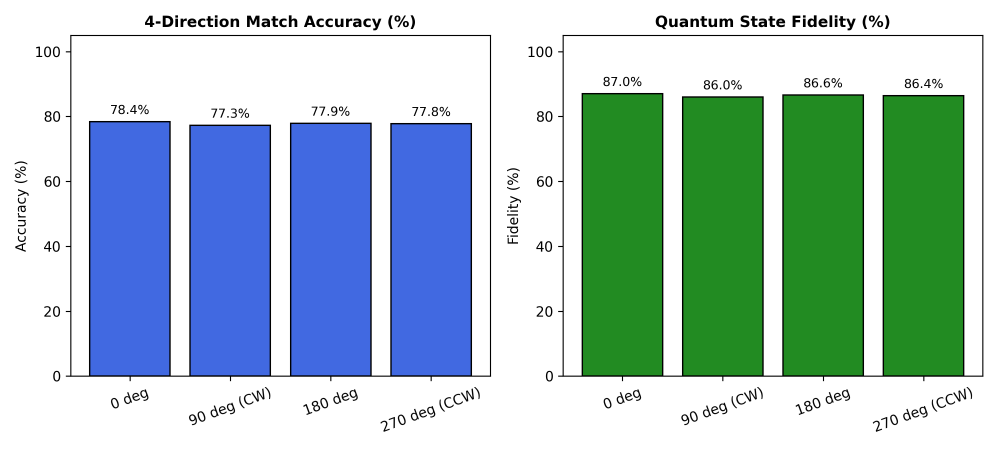
#> input picture match_report.png, 3000 x 1350 px (shown at 1/3 size)
$ python run_similarity.py --image1 ../../match_report.png --image2 ../../match_report.png
#> lines starting #> are read from the running program, lines starting #| are printed output that depends on the picture; after the words box and inside, x2 and y2 are one past the last pixel; in counts of white or black regions, pixels touching at a corner belong together
### QSED/src/classical/image_loader.py
"""
Image Loader Module for Quantum Image Edge Detection (QSED).

This module handles image reading, resizing to power-of-two dimensions (2^n x 2^n),
grayscale normalization (q-bit precision), synthetic test image generation, and saving outputs.

Paper Reference:
- Section 2.1: NEQR Quantum Image Representation (Requires 2^n x 2^n images with q-bit grayscale).
- Section 4.2: Simulation Experiments (Uses standard test images of size 512x512).
"""

import os
from typing import Tuple, Optional
import numpy as np
from PIL import Image


def load_image(
    image_path: str,
    target_size: Optional[Tuple[int, int]] = None,
    q_bits: int = 8
) -> np.ndarray:
    """
    Load an image from disk, convert it to grayscale, resize to target power-of-two dimensions,
    and normalize pixel values to range [0, 2^q - 1].

    Purpose:
        Prepare digital image matrices for NEQR encoding and classical comparison pipelines.
        NEQR requires spatial dimensions of 2^n x 2^n and grayscale values bounded by 2^q levels.

    Inputs:
        image_path (str): Absolute or relative filepath to input image.
        target_size (Optional[Tuple[int, int]]): Target (height, width). Must be power of 2.
            If None, image is kept at current size (or resized to nearest power of 2).
        q_bits (int): Bit-depth of grayscale intensity (default: 8 bits -> [0, 255]).

    Outputs:
        np.ndarray: Grayscale pixel matrix of shape (2^n, 2^n) with dtype np.uint8.

    Time Complexity:
        O(H * W) where H, W are image dimensions due to reading, resampling, and pixel normalization.

    Space Complexity:
        O(2^n * 2^n) storage for the output image matrix.

    Reference:
        Paper Section 2.1 (NEQR model requires 2^n x 2^n resolution and q-bit intensity range).
    """
#> called with image_path = '../../match_report.png', target_size = (1024, 1024), q_bits = 8
    # Load image from filesystem using PIL
    if not os.path.exists(image_path):
        raise FileNotFoundError(f"Image file not found at: {image_path}")

    with Image.open(image_path) as img:
        # Convert RGB/RGBA to single-channel 8-bit L mode
#> img is the input picture: PIL image 3000x1350 RGBA; mean R, G, B, A 168.8, 196.4, 197, 255
        img_gray = img.convert('L')
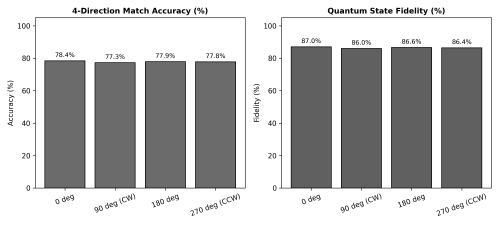
#> img_gray: PIL image 3000x1350 L (shown at 1/6 size); min 0, max 255, mean 188.4

        # Compute or enforce target size 2^n x 2^n
        if target_size is not None:
            h, w = target_size
            # Ensure dimensions are powers of 2
            if (h & (h - 1) != 0) or (w & (w - 1) != 0) or (h != w):
                raise ValueError(f"Target size must be square and power of 2, got {target_size}")
            img_gray = img_gray.resize((w, h), Image.Resampling.BILINEAR)
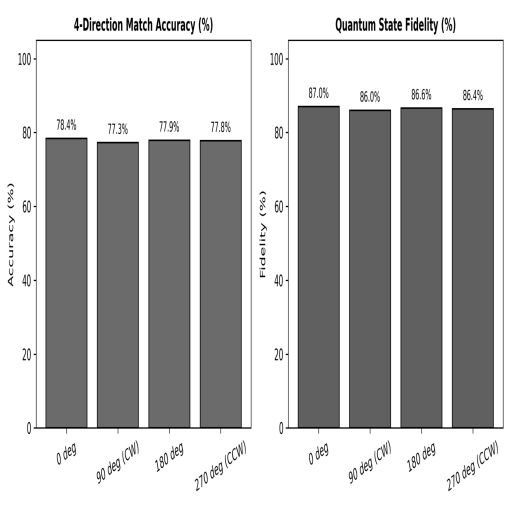
#> img_gray: PIL image 1024x1024 L (shown at 1/2 size); min 0, max 255, mean 188.4
        else:
            w, h = img_gray.size
            # Resize to nearest power of 2 square if not already
            n_h = max(1, int(2 ** np.round(np.log2(h))))
            n_w = max(1, int(2 ** np.round(np.log2(w))))
            side = min(n_h, n_w)
            if (h != side) or (w != side):
                img_gray = img_gray.resize((side, side), Image.Resampling.BILINEAR)

        img_array = np.array(img_gray, dtype=np.float64)

        # Scale intensity to q-bit range [0, 2^q - 1]
        max_val = (1 << q_bits) - 1
        if img_array.max() > 0:
            img_array = (img_array / img_array.max()) * max_val

        return np.clip(img_array, 0, max_val).astype(np.uint8)


# [94 lines left out: functions save_image, generate_synthetic_image, not called in this run]

### QSED/src/feature/von_neumann.py
import numpy as np
import os
from typing import Tuple

# [26 lines left out: functions von_neumann_entropy, normalized_entropy, not called in this run]

def compute_entropy_map(image: np.ndarray, neighborhood_size: int = 3, epsilon: float = 1e-10) -> Tuple[np.ndarray, np.ndarray]:
    """
    Compute FULL HxW entropy matrix.

    Args:
        image: 2D image.
        neighborhood_size: Size of neighborhood window.
        epsilon: Stability constant.

    Returns:
        Tuple[np.ndarray, np.ndarray]: (entropy_map, normalized_entropy_map)
    """
#> called with neighborhood_size = 3, epsilon = 1e-10
    h, w = image.shape
    entropy_map = np.zeros((h, w), dtype=np.float64)
    pad = neighborhood_size // 2

    from numpy.lib.stride_tricks import sliding_window_view

    if h < neighborhood_size or w < neighborhood_size:
        return entropy_map, entropy_map

    windows = sliding_window_view(image, (neighborhood_size, neighborhood_size))
    v = windows.reshape(windows.shape[0], windows.shape[1], -1)

    q = (v + epsilon) / np.sum(v + epsilon, axis=2, keepdims=True)
    q_safe = np.where(q > 0, q, 1)

    H = -np.sum(q * np.log2(q_safe), axis=2)
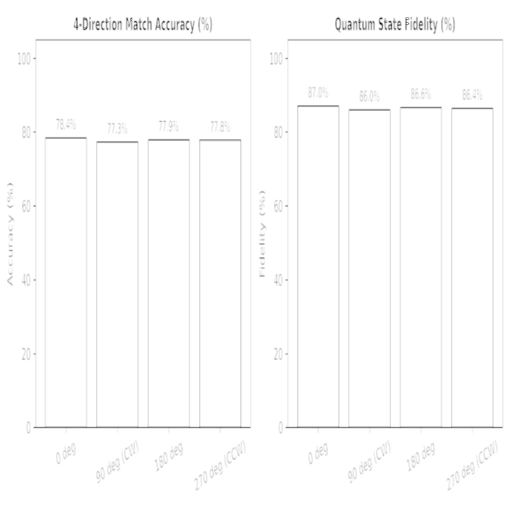
#> H: shape (1022, 1022) float64 (shown at 1/2 size); min 5.24e-10, max 3.17, mean 3.14; drawn with min black and max white

    entropy_map[pad:h-pad, pad:w-pad] = H

    max_entropy = np.log2(neighborhood_size * neighborhood_size)
    entropy_map_normalized = entropy_map / max_entropy

    return entropy_map, entropy_map_normalized

# [22 lines left out: function save_entropy_outputs, not called in this run]

### QSED/src/feature/similarity.py
"""
Quantum Entropy-Based Image Similarity Module (v4).

Compares two images using Von Neumann entropy computed over 3x3 sliding windows
and QSED keypoint features.

Why naive pixel/histogram matching failed:
1. In natural images, 90-98% of 3x3 patches are smooth/flat, where density matrix
   diagonal entries are roughly uniform (1/9), producing near-maximal entropy
   S(rho) ≈ log2(9) = 3.1699 for ALL natural images.
2. Comparing raw entropy maps averages the large flat regions, yielding ~85-99%
   false similarity between completely unrelated images (e.g. face vs text code).
3. Exact pixel-by-pixel alignment S(x,y) vs S(x,y) fails for real-world photos
   because camera jitter and viewpoint shifts misalign high-frequency edge pixels.

Solution:
1. Focus on structural entropy deviations: d(x,y) = max(0, S_max - S(x,y)).
2. Entropy Complexity Similarity: Compares total structural entropy energy.
3. Spatial Pyramid Entropy Layout: Multi-scale spatial distribution (4x4, 8x8, 16x16 grids).
4. Multi-Scale Pooled Correlation: Translation-tolerant spatial correlation.
5. QSED Keypoint Matching: Matches top salient quantum keypoints between images.
"""

import numpy as np
import os
from typing import Dict, Tuple, Optional
from .von_neumann import compute_entropy_map


# ---------------------------------------------------------------------------
# 1. Structural Entropy Deviation
# ---------------------------------------------------------------------------

def compute_entropy_deviation(entropy_map: np.ndarray, neighborhood_size: int = 3) -> np.ndarray:
    """
    Extract the informative structural signal: how much entropy drops below maximum.

    In smooth/flat regions, S ≈ S_max, so deviation ≈ 0.
    In structured/edge/keypoint regions, S < S_max, so deviation > 0.
    """
#> called with neighborhood_size = 3
    S_max = np.log2(neighborhood_size * neighborhood_size)
    dev = np.maximum(0.0, S_max - entropy_map)
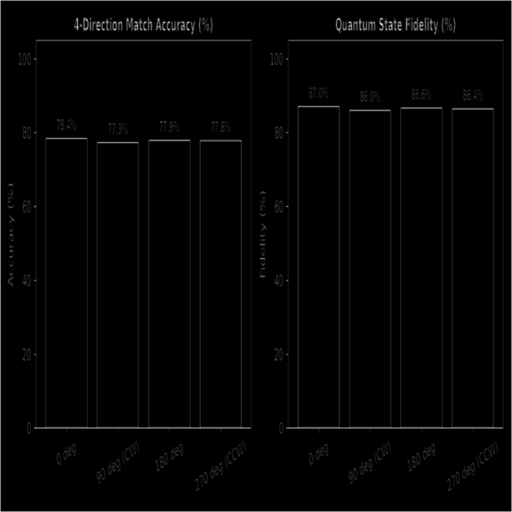
#> dev: shape (1024, 1024) float64 (shown at 1/2 size); min 0, max 3.17, mean 0.0461; drawn with min black and max white
    # Zero out border padding
    pad = neighborhood_size // 2
    dev[:pad, :] = 0.0
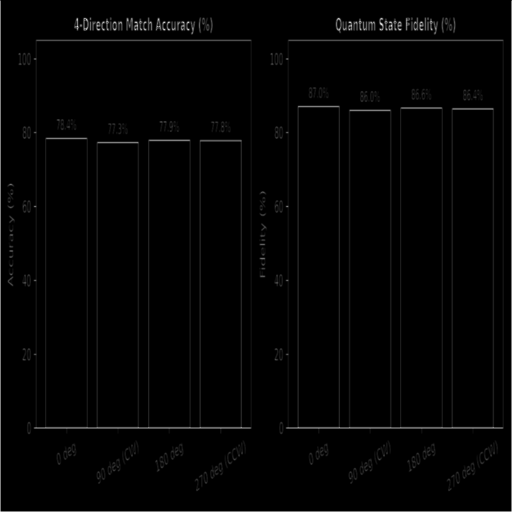
#> dev: shape (1024, 1024) float64 (shown at 1/2 size); 0.1% of pixels changed, all inside (x1, y1, x2, y2) = (0, 0, 1024, 1); drawn with min black and max white
    dev[-pad:, :] = 0.0
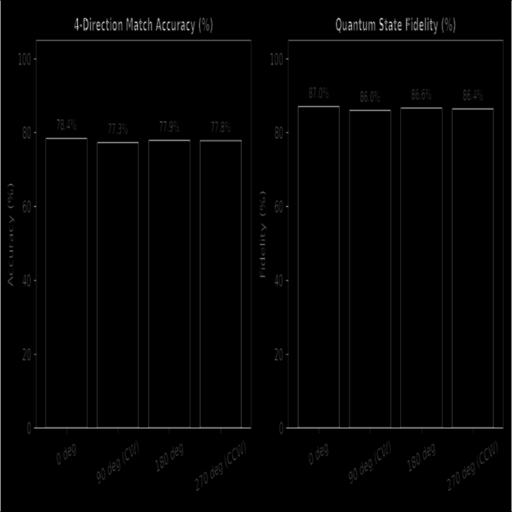
#> dev: shape (1024, 1024) float64 (shown at 1/2 size); 0.1% of pixels changed, all inside (x1, y1, x2, y2) = (0, 1023, 1024, 1024); drawn with min black and max white
    dev[:, :pad] = 0.0
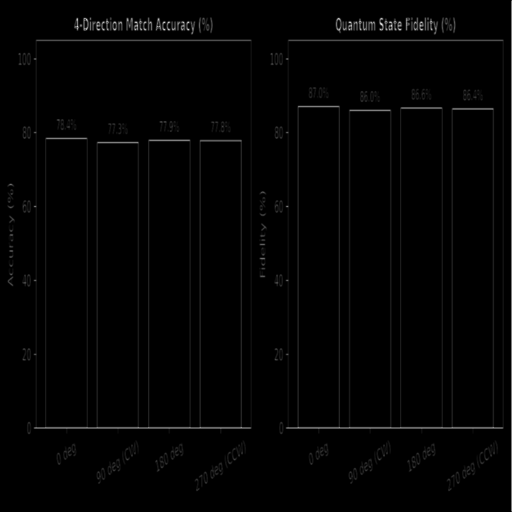
#> dev: shape (1024, 1024) float64 (shown at 1/2 size); 0.1% of pixels changed, all inside (x1, y1, x2, y2) = (0, 1, 1, 1023); drawn with min black and max white
    dev[:, -pad:] = 0.0
#> dev: shape (1024, 1024) float64; 0.1% of pixels changed, all inside (x1, y1, x2, y2) = (1023, 1, 1024, 1023)
    return dev


# ---------------------------------------------------------------------------
# 2. Dense Entropy Similarity Metrics
# ---------------------------------------------------------------------------

def compute_entropy_complexity_similarity(dev_a: np.ndarray, dev_b: np.ndarray) -> float:
    """
    Compare total structural entropy energy between two images.

    A text screenshot has ~10-15x more high-frequency edges than a smooth portrait photo.
    Returns ratio in [0, 1].
    """
    sum_a = float(np.sum(dev_a))
    sum_b = float(np.sum(dev_b))
    if sum_a == 0.0 and sum_b == 0.0:
        return 1.0
    if sum_a == 0.0 or sum_b == 0.0:
        return 0.0
    return float(min(sum_a, sum_b) / max(sum_a, sum_b))


def compute_spatial_pyramid_entropy_similarity(
    dev_a: np.ndarray,
    dev_b: np.ndarray,
    levels: Tuple[int, ...] = (4, 8, 16)
) -> float:
    """
    Compare spatial distribution of structural entropy across multiple grid resolutions.

    Uses Histogram Intersection on normalized grid cell energies.
    Captures coarse scene layout (e.g. centered face vs left-aligned text)
    without being destroyed by minor pixel-level shifts.

    Returns similarity in [0, 1].
    """
    h, w = dev_a.shape
    level_weights = {4: 0.2, 8: 0.4, 16: 0.4}
    total_sim = 0.0

    for L in levels:
        bh = max(1, h // L)
        bw = max(1, w // L)

        cells_a = []
        cells_b = []
        for r in range(L):
            for c in range(L):
                cell_a = np.sum(dev_a[r*bh:(r+1)*bh, c*bw:(c+1)*bw])
                cell_b = np.sum(dev_b[r*bh:(r+1)*bh, c*bw:(c+1)*bw])
                cells_a.append(cell_a)
                cells_b.append(cell_b)

        arr_a = np.array(cells_a, dtype=np.float64)
        arr_b = np.array(cells_b, dtype=np.float64)

        sum_a = np.sum(arr_a)
        sum_b = np.sum(arr_b)

        norm_a = arr_a / sum_a if sum_a > 0 else arr_a
        norm_b = arr_b / sum_b if sum_b > 0 else arr_b

        intersection = float(np.sum(np.minimum(norm_a, norm_b)))
        weight = level_weights.get(L, 1.0 / len(levels))
        total_sim += weight * intersection

    return float(np.clip(total_sim, 0.0, 1.0))


def compute_pooled_spatial_correlation(
    dev_a: np.ndarray,
    dev_b: np.ndarray,
    pool_size: int = 32
) -> float:
    """
    Compute spatial correlation on average-pooled (downsampled) entropy deviation maps.

    Downsampling to pool_size x pool_size provides shift tolerance for handheld photos.
    Returns correlation in [0, 1].
    """
    h, w = dev_a.shape
    bh = max(1, h // pool_size)
    bw = max(1, w // pool_size)

    trim_h = pool_size * bh
    trim_w = pool_size * bw

    za = dev_a[:trim_h, :trim_w].reshape(pool_size, bh, pool_size, bw).mean(axis=(1, 3))
    zb = dev_b[:trim_h, :trim_w].reshape(pool_size, bh, pool_size, bw).mean(axis=(1, 3))

    std_a = np.std(za)
    std_b = np.std(zb)

    if std_a == 0.0 and std_b == 0.0:
        return 1.0
    if std_a == 0.0 or std_b == 0.0:
        return 0.0

    corr = float(np.corrcoef(za.flatten(), zb.flatten())[0, 1])
    return float(np.clip(corr, 0.0, 1.0))


# ---------------------------------------------------------------------------
# 3. Main Similarity Computation
# ---------------------------------------------------------------------------

def compute_similarity(
    image_a: np.ndarray,
    image_b: np.ndarray,
    neighborhood_size: int = 3,
    n_bins: int = 100
) -> Dict[str, float]:
    """
    Compute comprehensive Quantum Entropy image similarity.

    Returns:
        Dict with metrics:
            - 'complexity_similarity': Structural entropy energy match (0-100%)
            - 'spatial_layout_similarity': Spatial pyramid entropy match (0-100%)
            - 'pooled_correlation_similarity': Translation-tolerant correlation (0-100%)
            - 'combined_similarity': Weighted overall score (0-100%)
            - Raw maps for inspection and visualization
    """
    if image_a.shape != image_b.shape:
        raise ValueError(f"Image shapes must match: {image_a.shape} vs {image_b.shape}")

    # 1. Compute entropy maps
    entropy_map_a, _ = compute_entropy_map(image_a, neighborhood_size)
    entropy_map_b, _ = compute_entropy_map(image_b, neighborhood_size)

    # 2. Extract structural deviation maps
    dev_a = compute_entropy_deviation(entropy_map_a, neighborhood_size)
    dev_b = compute_entropy_deviation(entropy_map_b, neighborhood_size)
#> (the rest of the program and of its run is left out)
